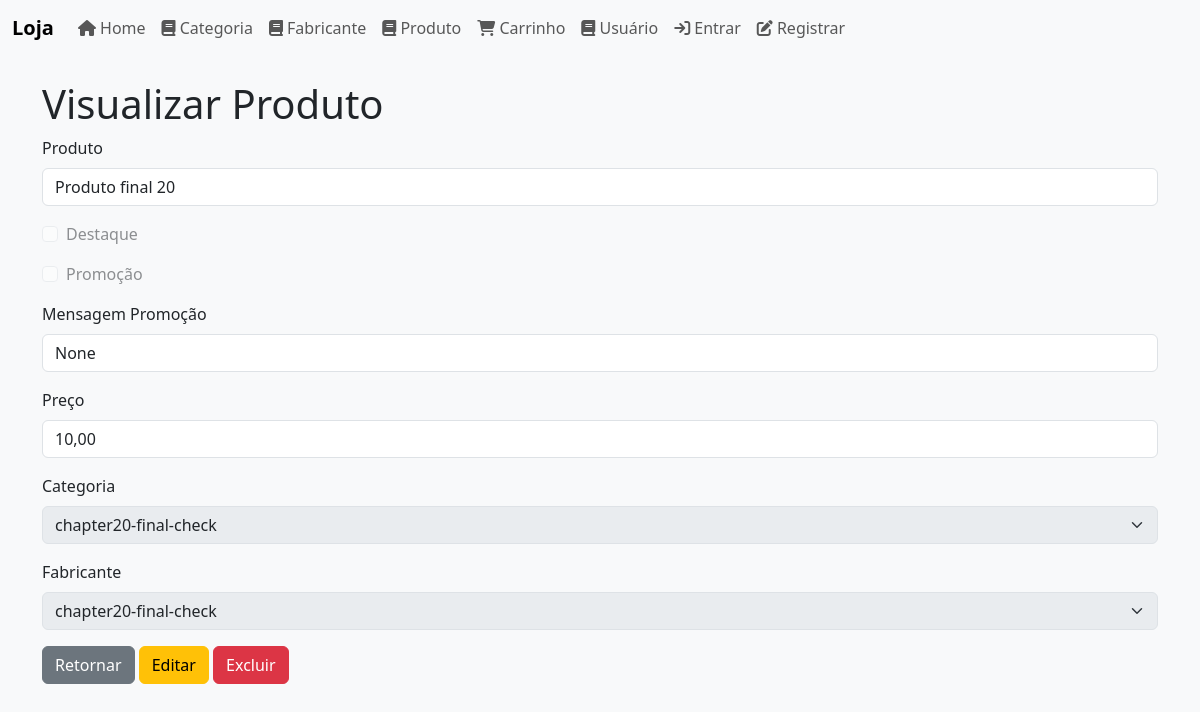
Page /produto/8/ on the committed database.
### loja/models/Produto.py (models this page shows, shortened)
class Produto(models.Model):
    produto = models.CharField(max_length=200)
    destaque = models.BooleanField(default=False)
    promocao = models.BooleanField(default=False)
    msgPromocao = models.CharField(max_length=200, blank=True, null=True)
    preco = models.DecimalField(max_digits=10, decimal_places=2, default=0)
    categoria = models.ForeignKey(Categoria, on_delete=models.CASCADE)
    fabricante = models.ForeignKey(Fabricante, on_delete=models.CASCADE)
    criado_em = models.DateTimeField(auto_now_add=True)
    alterado_em = models.DateTimeField(auto_now=True)
    imagem = models.ImageField(upload_to='produtos/', blank=True, null=True)

### loja/models/Categoria.py (models this page shows, shortened)
class Categoria(models.Model):
    categoria = models.CharField(max_length=120)
    criado_em = models.DateTimeField(auto_now_add=True)
    alterado_em = models.DateTimeField(auto_now=True)

### loja/models/Fabricante.py (models this page shows, shortened)
class Fabricante(models.Model):
    fabricante = models.CharField(max_length=120)
    criado_em = models.DateTimeField(auto_now_add=True)
    alterado_em = models.DateTimeField(auto_now=True)

### loja/views/ProdutoView.py (the view)
def produto_detail_view(request, id):
    produto = get_object_or_404(Produto, pk=id)
    categorias = Categoria.objects.all()
    fabricantes = Fabricante.objects.all()
    return render(request, 'loja/produto-detail.html', {'produto': produto, 'categorias': categorias, 'fabricantes': fabricantes})

### loja/templates/loja/produto-detail.html (shortened to what this page needs)
{% extends 'loja/base.html' %}
{% block content %}
  <h1>Visualizar Produto</h1>
  <div class="mb-3">
    <label class="form-label">Produto</label>
    <input class="form-control" value="{{ produto.produto }}" readonly>
  </div>
  <div class="form-check mb-3">
    <input class="form-check-input" type="checkbox" {% if produto.destaque %}checked{% endif %} disabled>
    <label class="form-check-label">Destaque</label>
  </div>
  <div class="form-check mb-3">
    <input class="form-check-input" type="checkbox" {% if produto.promocao %}checked{% endif %} disabled>
    <label class="form-check-label">Promoção</label>
  </div>
  <div class="mb-3">
    <label class="form-label">Mensagem Promoção</label>
    <input class="form-control" value="{{ produto.msgPromocao }}" readonly>
  </div>
  <div class="mb-3">
    <label class="form-label">Preço</label>
    <input class="form-control" value="{{ produto.preco }}" readonly>
  </div>
  <div class="mb-3">
    <label class="form-label">Categoria</label>
    <select class="form-select" disabled>
      {% for c in categorias %}
        <option value="{{ c.id }}" {% if produto.categoria.id == c.id %}selected{% endif %}>{{ c.categoria }}</option>
      {% endfor %}
    </select>
  </div>
  <div class="mb-3">
    <label class="form-label">Fabricante</label>
    <select class="form-select" disabled>
      {% for f in fabricantes %}
        <option value="{{ f.id }}" {% if produto.fabricante.id == f.id %}selected{% endif %}>{{ f.fabricante }}</option>
      {% endfor %}
    </select>
  </div>
  <a class="btn btn-secondary" href="{% url 'produto_list' %}">Retornar</a>
  <a class="btn btn-warning" href="{% url 'produto_edit' produto.id %}">Editar</a>
  <a class="btn btn-danger" href="{% url 'produto_delete' produto.id %}">Excluir</a>
{% endblock %}

### loja/static/css/styles.css (style rules this page uses)
body { background-color: #f8f9fa; }

### rows in the picture
Produto: produto "Produto final 20", msgPromocao "None", preco "10,00", categoria.categoria "chapter20-final-check", fabricante.fabricante "chapter20-final-check"
